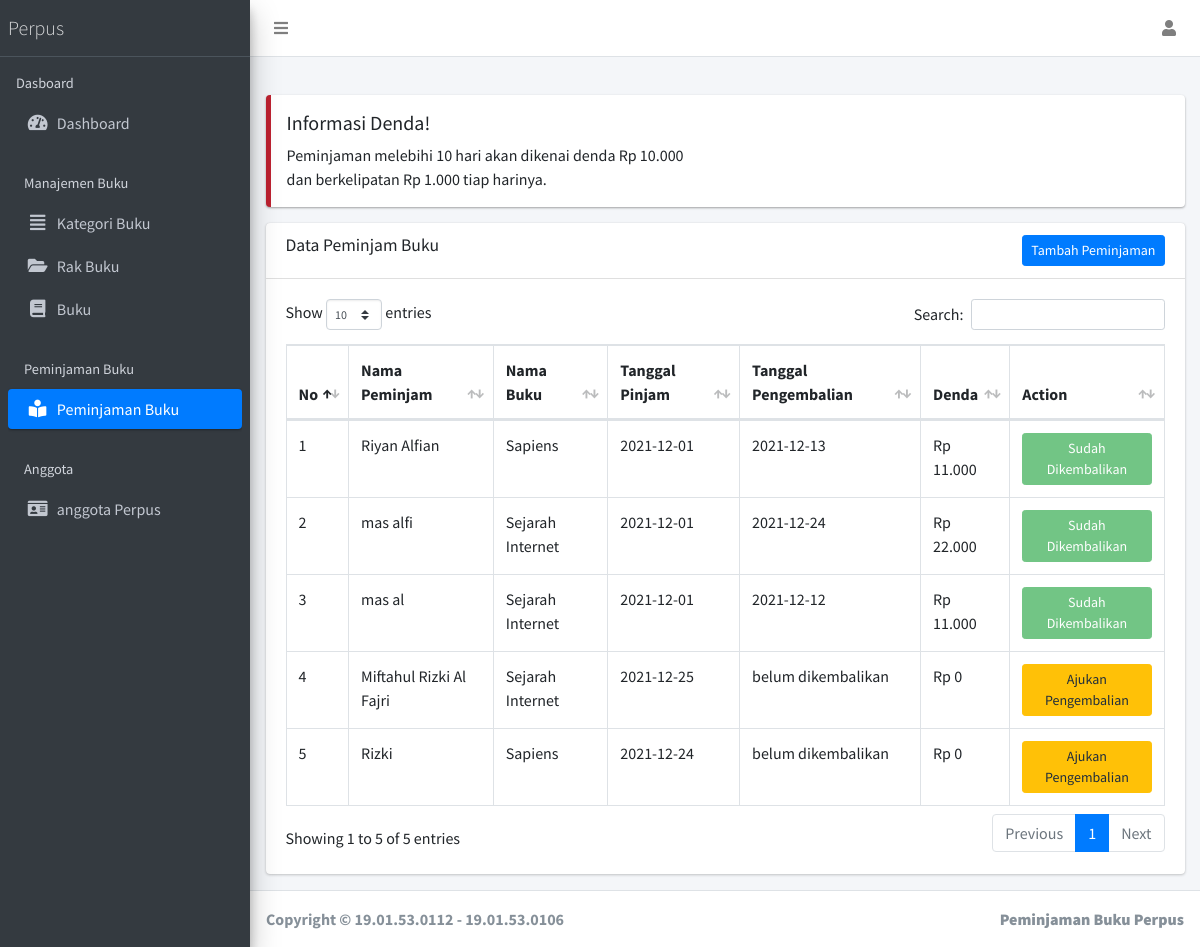
Before: /index.php/public/?page=peminjaman (signed in) with the older database file.
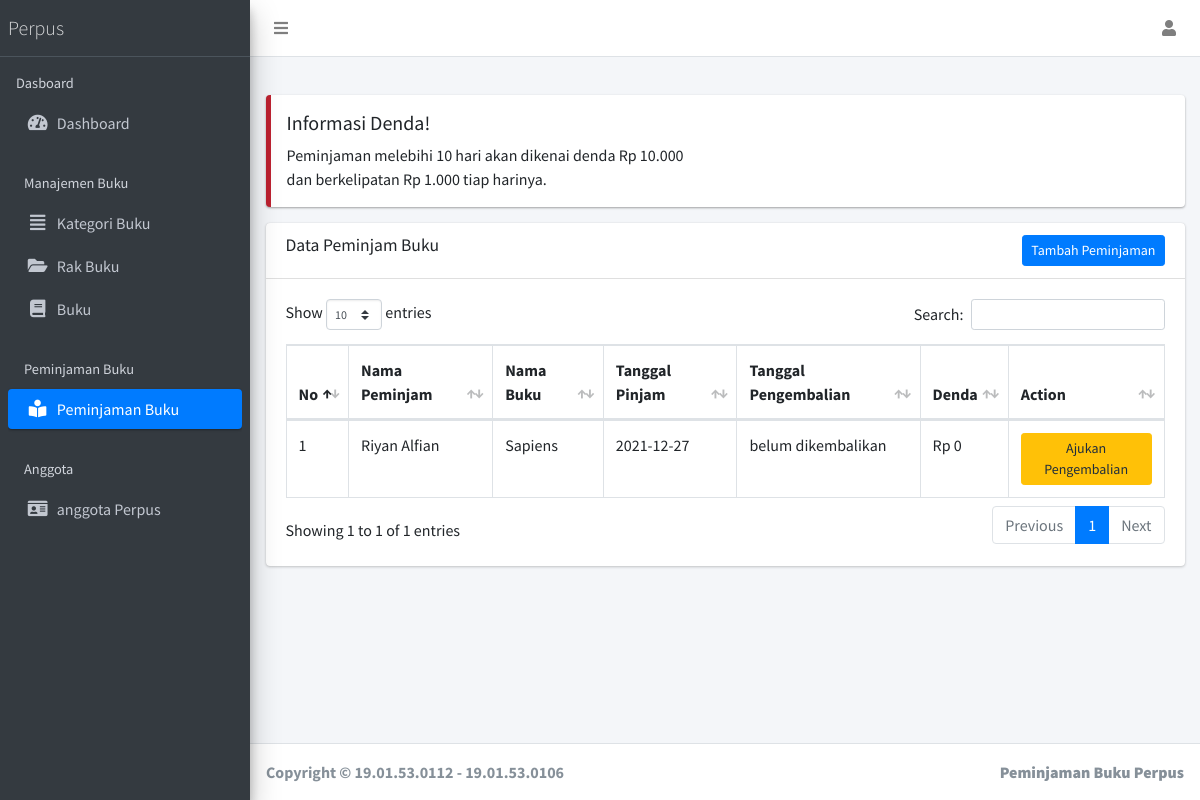
After: the same page with the newer database file.
### tables this page shows
CREATE TABLE `pnjam` (
  `id` int(11) NOT NULL,
  `anggota_id` int(11) NOT NULL,
  `buku_id` int(11) NOT NULL,
  `tanggal_pinjam` date NOT NULL,
  `tanggal_pengembalian` date DEFAULT NULL,
  `denda` bigint(20) DEFAULT 0
);

CREATE TABLE `anggota` (
  `id` int(11) NOT NULL,
  `nama` varchar(255) NOT NULL,
  `alamat` varchar(255) NOT NULL,
  `no_telepon` varchar(255) NOT NULL
);

CREATE TABLE `buku` (
  `id` int(11) NOT NULL,
  `id_kategori` int(11) NOT NULL,
  `nama_buku` varchar(255) NOT NULL,
  `penerbit` varchar(255) NOT NULL,
  `tahun-terbit` varchar(255) NOT NULL,
  `total_buku` int(11) NOT NULL,
  `rak` int(11) NOT NULL
);

### include/koneksi.php (called while the page is built, shortened)
<?php
function baseUrl($url = null)
{
  $uri = explode('/', $_SERVER['REQUEST_URI'])[1];
  $baseUrl = "http://localhost/" . $uri;
  if ($url != null) {
    return $baseUrl . "/" . $url;
  } else {
    return $baseUrl;
  }
}
function moneyFormat($str)
{
  return 'Rp ' . number_format($str, '0', '', '.');
}

### views/main/pinjam/index.php (the view)
<div class="row">
  <div class="col-12">
    <div class="callout callout-danger">
      <h5>Informasi Denda!</h5>
      <p>Peminjaman melebihi 10 hari akan dikenai denda Rp 10.000 <br> dan berkelipatan Rp 1.000 tiap harinya.</p>
    </div>
    <div class="card">
      <div class="card-header">
        <h3 class="card-title">Data Peminjam Buku</h3>
        <a href="?page=add-peminjaman" class="float-right btn-sm btn btn-primary">Tambah Peminjaman</a>
      </div>
      <div class="card-body">
        <table id="example1" class="table table-bordered table-hover">
          <thead>
            <tr>
              <th>No</th>
              <th>Nama Peminjam</th>
              <th>Nama Buku</th>
              <th>Tanggal Pinjam</th>
              <th>Tanggal Pengembalian</th>
              <th>Denda</th>
              <th>Action</th>
            </tr>
          </thead>
          <tbody>
            <?php
            $no = 1;
            $query = "SELECT pnjam.*,anggota.nama,buku.nama_buku FROM pnjam LEFT JOIN anggota ON pnjam.anggota_id = anggota.id LEFT JOIN buku ON pnjam.buku_id = buku.id";
            $sql = mysqli_query($koneksi, $query) or die(mysqli_error($koneksi));
            while ($data = mysqli_fetch_assoc($sql)) : ?>
              <tr>
                <td><?= $no++ ?></td>
                <td><?= $data['nama'] ?></td>
                <td><?= $data['nama_buku'] ?></td>
                <td><?= $data['tanggal_pinjam'] ?></td>
                <td><?= ($data['tanggal_pengembalian'] == null) ? 'belum dikembalikan' : $data['tanggal_pengembalian'] ?></td>
                <td><?= moneyFormat($data['denda']) ?></td>
                <td>
                  <?php if ($data['tanggal_pengembalian'] == null) : ?>
                    <a href="?page=edit-peminjaman&id=<?= $data['id'] ?>" class="btn btn-warning btn-sm">Ajukan Pengembalian</a>
                  <?php else : ?>
                    <button disabled class="btn btn-success btn-sm">Sudah Dikembalikan</button>
                  <?php endif ?>
                </td>
              </tr>
            <?php endwhile ?>
          </tbody>
        </table>
      </div>
    </div>
  </div>
</div>

### views/layout/header.php (shortened to what this page needs)
<!DOCTYPE html>
<html>
<head>
  <link rel="stylesheet" href="<?= baseUrl('/') ?>plugins/fontawesome-free/css/all.min.css">
  <link rel="stylesheet" href="https://code.ionicframework.com/ionicons/2.0.1/css/ionicons.min.css">
  <link rel="stylesheet" href="<?= baseUrl('/') ?>dist/css/adminlte.min.css">
  <link rel="stylesheet" href="<?= baseUrl('/') ?>plugins/overlayScrollbars/css/OverlayScrollbars.min.css">
  <link rel="stylesheet" href="<?= baseUrl('/') ?>plugins/datatables-bs4/css/dataTables.bootstrap4.min.css">
  <link rel="stylesheet" href="<?= baseUrl('/') ?>plugins/datatables-responsive/css/responsive.bootstrap4.min.css">
</head>
<body class="hold-transition sidebar-mini layout-fixed layout-navbar-fixed layout-footer-fixed">
  <div class="wrapper">

### views/layout/navbar.php (shortened to what this page needs)
<nav class="main-header navbar navbar-expand navbar-white navbar-light">
  <ul class="navbar-nav">
    <li class="nav-item">
      <a class="nav-link" data-widget="pushmenu" href="#" role="button"><i class="fas fa-bars"></i></a>
    </li>
  </ul>
  <ul class="navbar-nav ml-auto">
    <li class="nav-item dropdown">
      <a class="nav-link" data-toggle="dropdown" href="#">
        <i class="fas fa-user"></i>
      </a>
    </li>
  </ul>
</nav>

### views/layout/sidebar.php
<?php
$page = @$_GET['page'];
if ($page == 'dashboard'  || $page == '') {
  $dashboard = 'active';
} else if ($page == 'kategori') {
  $kategori = 'active';
} else if ($page == 'buku' || $page == 'add-buku' || $page == 'edit-buku') {
  $buku = 'active';
} else if ($page == 'rak' || $page == 'add-rak' || $page == 'edit-rak') {
  $rak = 'active';
} else if ($page == 'peminjaman' || $page == 'add-peminjaman' || $page == 'edit-peminjaman') {
  $peminjaman = 'active';
} else if ($page == 'anggota' || $page == 'add-anggota' || $page == 'edit-anggota') {
  $anggota = 'active';
}
?>
<aside class="main-sidebar sidebar-dark-primary elevation-4">
  <a href="<?= baseUrl() ?>" class="brand-link">
    <span class="brand-text font-weight-light">Perpus</span>
  </a>
  <div class="sidebar">
    <nav class="mt-2">
      <ul class="nav nav-pills nav-sidebar flex-column" data-widget="treeview" role="menu" data-accordion="false">
        <li class="nav-header">Dasboard</li>
        <li class="nav-item">
          <a href="?page=dashboard" class="nav-link <?= $dashboard ?>">
            <i class="nav-icon fas fa-tachometer-alt"></i>
            <p>
              Dashboard
            </p>
          </a>
        </li>
        <li class="nav-header">Manajemen Buku</li>
        <li class="nav-item">
          <a href="<?= baseUrl('public/?page=kategori') ?>" class="nav-link <?= $kategori ?>">
            <i class="nav-icon fas fa-align-justify"></i>
            <p>
              Kategori Buku
            </p>
          </a>
        </li>
        <li class="nav-item">
          <a href="?page=rak" class="nav-link <?= $rak ?>">
            <i class="nav-icon fas fa-folder-open"></i>
            <p>
              Rak Buku
            </p>
          </a>
        </li>
        <li class="nav-item">
          <a href="?page=buku" class="nav-link <?= $buku ?>">
            <i class="nav-icon fas fa-book"></i>
            <p>
              Buku
            </p>
          </a>
        </li>
        <li class="nav-header">Peminjaman Buku</li>
        <li class="nav-item">
          <a href="?page=peminjaman" class="nav-link <?= $peminjaman ?>">
            <i class="nav-icon fas fa-book-reader"></i>
            <p>
              Peminjaman Buku
            </p>
          </a>
        </li>
        <li class="nav-header">Anggota</li>
        <li class="nav-item">
          <a href="?page=anggota" class="nav-link <?= $anggota ?>">
            <i class="nav-icon fas fa-id-card"></i>
            <p>
              anggota Perpus
            </p>
          </a>
        </li>
      </ul>
    </nav>
  </div>
</aside>

### public/index.php (shortened to what this page needs)
<?php
include_once '../include/koneksi.php';
include '../views/layout/header.php';
include '../views/layout/navbar.php';
include '../views/layout/sidebar.php';
?>
<div class="content-wrapper">
  <div class="content-header">
  </div>
  <section class="content">
    <div class="container-fluid">
      <?php include '../views/layout/main.php' ?>
    </div>
  </section>
</div>
<?php include '../views/layout/footer.php'; ?>

### views/layout/main.php (shortened to what this page needs)
<?php
$page = @$_GET['page'];
switch ($page) {
  case 'peminjaman':
    include '../views/main/pinjam/index.php';
    break;
}

### views/layout/footer.php (shortened to what this page needs)
<footer class="main-footer">
  <strong>Copyright &copy; 19.01.53.0112 - 19.01.53.0106
    <div class="float-right d-none d-sm-inline-block">
      <b>Peminjaman Buku Perpus</b>
    </div>
</footer>
</div>
</body>
</html>

Changed rows visible on the page:
removed pnjam: anggota.nama "mas alfi", buku.nama_buku "Sejarah Internet", tanggal_pinjam "2021-12-01", tanggal_pengembalian "2021-12-24", denda "Rp 22.000", shows "Sudah Dikembalikan"
removed pnjam: anggota.nama "mas al", buku.nama_buku "Sejarah Internet", tanggal_pinjam "2021-12-01", tanggal_pengembalian "2021-12-12", denda "Rp 11.000", shows "Sudah Dikembalikan"
removed pnjam: anggota.nama "Miftahul Rizki Al Fajri", buku.nama_buku "Sejarah Internet", tanggal_pinjam "2021-12-25", shows "belum dikembalikan", denda "Rp 0"
removed pnjam: anggota.nama "Rizki", buku.nama_buku "Sapiens", tanggal_pinjam "2021-12-24", shows "belum dikembalikan", denda "Rp 0"
changed pnjam "Riyan Alfian": tanggal_pinjam "2021-12-01" → "2021-12-27"; denda "Rp 11.000" → "Rp 0"; tanggal_pengembalian "2021-12-13" → (not shown); tanggal_pengembalian "Sudah Dikembalikan" → "belum dikembalikan Ajukan Pengembalian"
Other visible differences:
text written by a page script: "Show entries Search: Showing 1 to 5 of 5 entries Previous 1 Next" → "Show entries Search: Showing 1 to 1 of 1 entries Previous 1 Next"
